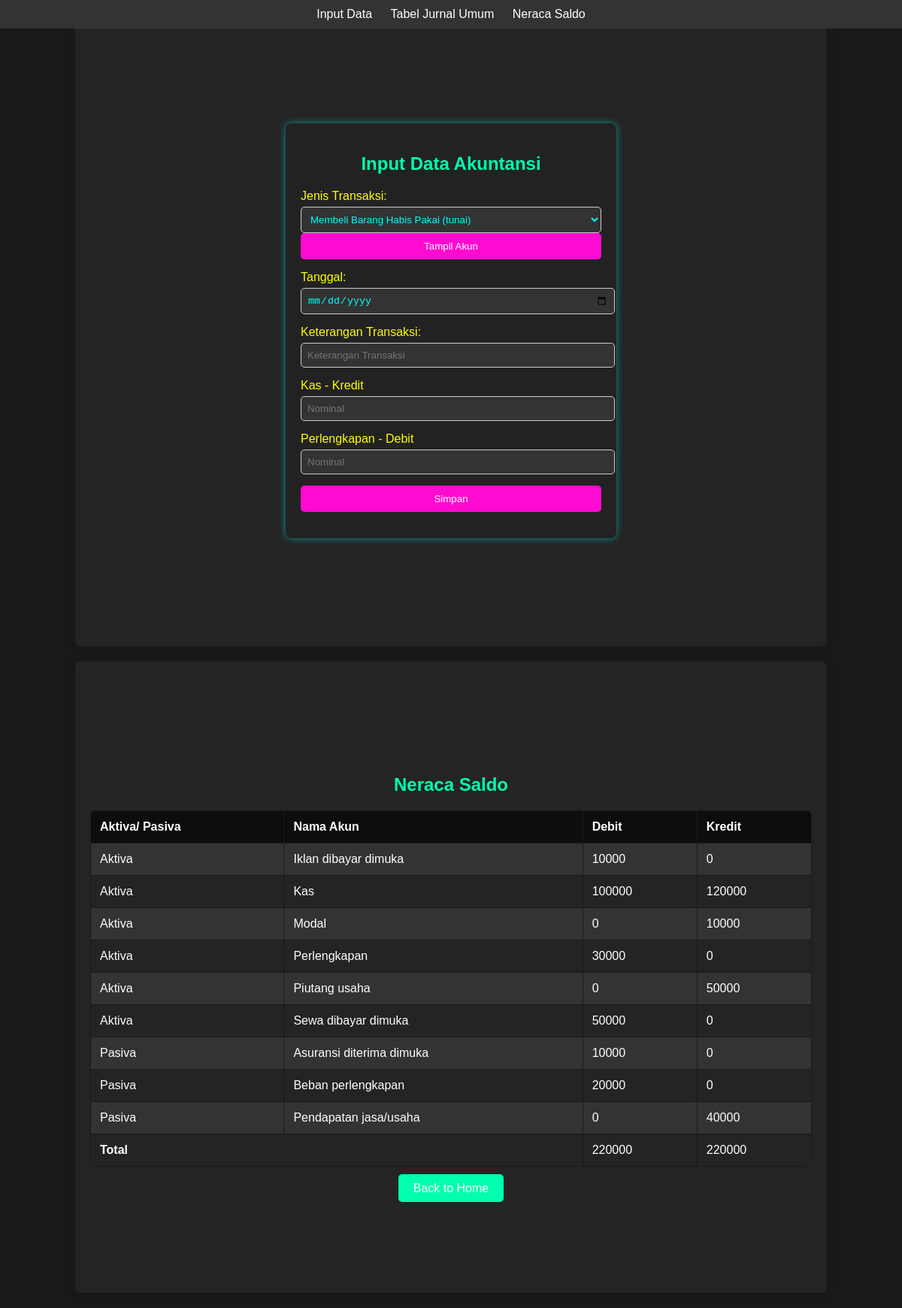
The page /index.php?jenis=R003 on the database its author committed.
### tables this page shows
CREATE TABLE `detail_reaksi` (
  `id_reaksi` varchar(11) NOT NULL,
  `id_akun` varchar(11) NOT NULL,
  `debet_kredit` varchar(1) DEFAULT NULL
);

CREATE TABLE `t_akun` (
  `id_akun` varchar(100) NOT NULL,
  `nama_akun` varchar(100) NOT NULL,
  `aktiva_pasiva` enum('Aktiva','Pasiva') NOT NULL
);

### index.php (the view, shortened to what this page needs)
<?php
require_once 'dbconfig.php';
$accountsInfo = [];
$activitiesQuery = "SELECT id_reaksi, nama_reaksi FROM reaksi ORDER BY id_reaksi";
$activitiesResult = $conn->query($activitiesQuery);
if(isset($_GET['jenis'])) {
    $jenis = $conn->real_escape_string($_GET['jenis']);
    $accountsQuery = "SELECT t_akun.nama_akun, detail_reaksi.id_akun, detail_reaksi.debet_kredit FROM detail_reaksi
    JOIN t_akun ON detail_reaksi.id_akun = t_akun.id_akun
    WHERE detail_reaksi.id_reaksi = '$jenis'";;
    $accountsResult = $conn->query($accountsQuery);
    while ($account = $accountsResult->fetch_assoc()) {
        $accountsInfo[] = $account;
    }
}
?>
<!DOCTYPE html>
<html lang="en">
<head>
</head>
<body>
    <div class="navbar">
        <a href="index.php">Input Data</a>
        <a href="bukubesar.php">Tabel Jurnal Umum</a>
        <a href="aktiva_pasiva.php">Neraca Saldo</a>
    </div>
    <div class="container">
        <div class="form-container">
            <div class="form-header">
                <h2>Input Data Akuntansi</h2>
            </div>
            <form action="proses_input.php" method="post">
                <div class="form-row">
                    <label for="jenisAktivitas">Jenis Transaksi:</label>
                    <select id="jenisAktivitas" name="jenisAktivitas">
                        <?php while ($row = $activitiesResult->fetch_assoc()): ?>
                            <option value="<?php echo $row['id_reaksi']; ?>" <?php echo isset($_GET['jenis']) && $_GET['jenis'] === $row['id_reaksi'] ? 'selected' : ''; ?>>
                                <?php echo $row['nama_reaksi']; ?>
                            </option>
                        <?php endwhile; ?>
                    </select>
                    <input type="button" class="button-btn" value="Tampil Akun" onclick="showAccounts()">
                </div>
                <div class="form-row">
                    <label for="date">Tanggal:</label>
                    <input type="date" id="date" name="date" required>
                </div>
                <div class="form-row">
                    <label for="keteranganTrx">Keterangan Transaksi:</label>
                    <input type="text" id="keteranganTrx" name="keteranganTrx" placeholder="Keterangan Transaksi" required>
                </div>
                <?php foreach ($accountsInfo as $account): ?>
                    <div class="form-row">
                        <?php
                            $debetKredit = $account['debet_kredit'] === 'D' ? 'Debit' : 'Kredit';
                            echo "<label>{$account['nama_akun']} - {$debetKredit}</label>";
                        ?>
                        <input type="text" name="nilai[]" placeholder="Nominal" required>
                    </div>
                <?php endforeach; ?>
                <div class="form-row">
                    <button type="submit" class="submit-btn">Simpan</button>
                </div>
            </form>
        </div>
    </div>
    <!DOCTYPE html>
<html lang="en">
<head>
</head>
<body>
    <div class="container">
        <h2>Neraca Saldo</h2>
        <?php
        $conn = new mysqli('localhost', 'DraxO', 'DraxO130', 'tabel_transaksi');
        $sql = "SELECT
                    t_akun.aktiva_pasiva AS aktiva_pasiva,
                    t_akun.nama_akun AS nama_akun,
                    IFNULL(SUM(IF(t_trx_detail.d_k = 'D', t_trx_detail.nominal, 0)), 0) AS debit,
                    IFNULL(SUM(IF(t_trx_detail.d_k = 'K', t_trx_detail.nominal, 0)), 0) AS kredit
                FROM
                    t_akun
                LEFT JOIN
                    t_trx_detail ON t_akun.id_akun = t_trx_detail.id_akun
                LEFT JOIN
                    t_trx ON t_trx.id_trx = t_trx_detail.id_trx
                GROUP BY
                    t_akun.aktiva_pasiva, t_akun.nama_akun
                HAVING
                    debit != 0 OR kredit != 0";
        $result = $conn->query($sql);
        $total_debit = 0;
        $total_kredit = 0;
        if ($result->num_rows > 0) {
            echo "<table>";
            echo "<tr>
                    <th>Aktiva/ Pasiva</th>
                    <th>Nama Akun</th>
                    <th>Debit</th>
                    <th>Kredit</th>
                </tr>";
            while($row = $result->fetch_assoc()) {
                echo "<tr>";
                echo "<td>" . $row["aktiva_pasiva"] . "</td>";
                echo "<td>" . $row["nama_akun"] . "</td>";
                echo "<td>" . $row["debit"] . "</td>";
                echo "<td>" . $row["kredit"] . "</td>";
                echo "</tr>";
                $total_debit += $row["debit"];
                $total_kredit += $row["kredit"];
            }
            echo "<tr>
                    <td colspan='2'><strong>Total</strong></td>
                    <td>$total_debit</td>
                    <td>$total_kredit</td>
                </tr>";
            echo "</table>";
        } else {
            echo "<p>Tidak ada data yang ditemukan.</p>";
        }
        ?>
        <div class="back-btn">
            <a href="index.php">Back to Home</a>
        </div>
    </div>
</body>
</html>
</body>
</html>

### index.php (style rules this page uses)
body { margin: 0; font-family: Arial, sans-serif; background-color: #111; color: #fff; }
.container { display: flex; justify-content: center; align-items: center; min-height: 100vh; flex-direction: column; }
.navbar { background-color: #333; color: white; width: 100%; padding: 10px 0; text-align: center; position: fixed; top: 0; left: 0; }
.navbar a { color: white; text-decoration: none; margin: 0 10px; }
.form-container { background-color: #222; padding: 20px; border-radius: 8px; box-shadow: 0 0 10px rgba(0, 255, 255, 0.5); width: 400px; margin: 20px; }
.form-header { text-align: center; margin-bottom: 20px; color: #ff0; }
.form-row { margin-bottom: 15px; }
.form-row label { display: block; margin-bottom: 5px; color: #ff0; }
.form-row input[type="text"], .form-row input[type="date"], .form-row select { width: 100%; padding: 8px; border: 1px solid #ccc; border-radius: 5px; background-color: #333; color: #0ff; }
.button-btn, .submit-btn { background-color: #FF0AD0; color: #fff; padding: 10px 20px; border: none; border-radius: 5px; cursor: pointer; width: 100%; }
body { font-family: Arial, sans-serif; margin: 0; padding: 0; background-color: #191919; color: #ffffff; }
.container { width: 80%; margin: 20px auto; background-color: #242424; padding: 20px; border-radius: 8px; box-shadow: 0px 0px 10px 0px rgba(0,0,0,0.1); }
h2 { text-align: center; margin-bottom: 20px; color: #00ffae; }
table { width: 100%; border-collapse: collapse; border-radius: 8px; overflow: hidden; color: #ffffff; }
table th, table td { border: 1px solid #1a1a1a; padding: 12px; text-align: left; }
table th { background-color: #0d0d0d; }
table tr:nth-child(even) { background-color: #333333; }
.back-btn { display: block; text-align: center; margin-top: 20px; }
.back-btn a { color: #ffffff; text-decoration: none; background-color: #00ffae; padding: 10px 20px; border-radius: 5px; }

### rows shown on the page
detail_reaksi: id_akun.nama_akun "Kas", debet_kredit "Kredit"
detail_reaksi: id_akun.nama_akun "Perlengkapan", debet_kredit "Debit"

### other values the page prints
$row["aktiva_pasiva"] "Aktiva"
$row["nama_akun"] "Iklan dibayar dimuka"
$row["debit"] "10000"
$row["kredit"] "0"
$row["nama_akun"] "Kas"
$row["debit"] "100000"
$row["kredit"] "120000"
$row["nama_akun"] "Modal"
$row["debit"] "0"
$row["kredit"] "10000"
$row["nama_akun"] "Perlengkapan"
$row["debit"] "30000"
$row["nama_akun"] "Piutang usaha"
$row["kredit"] "50000"
$row["nama_akun"] "Sewa dibayar dimuka"
